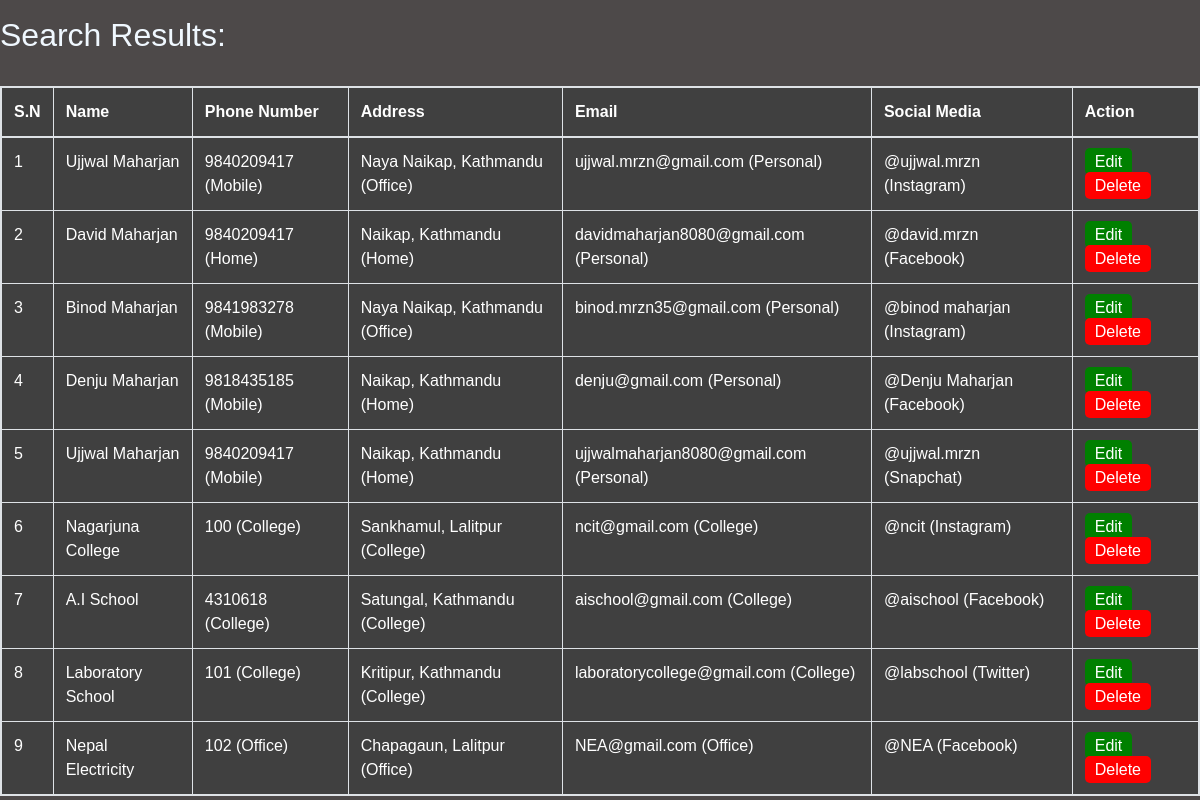
The page /all/ (signed in) on the database as committed earlier.
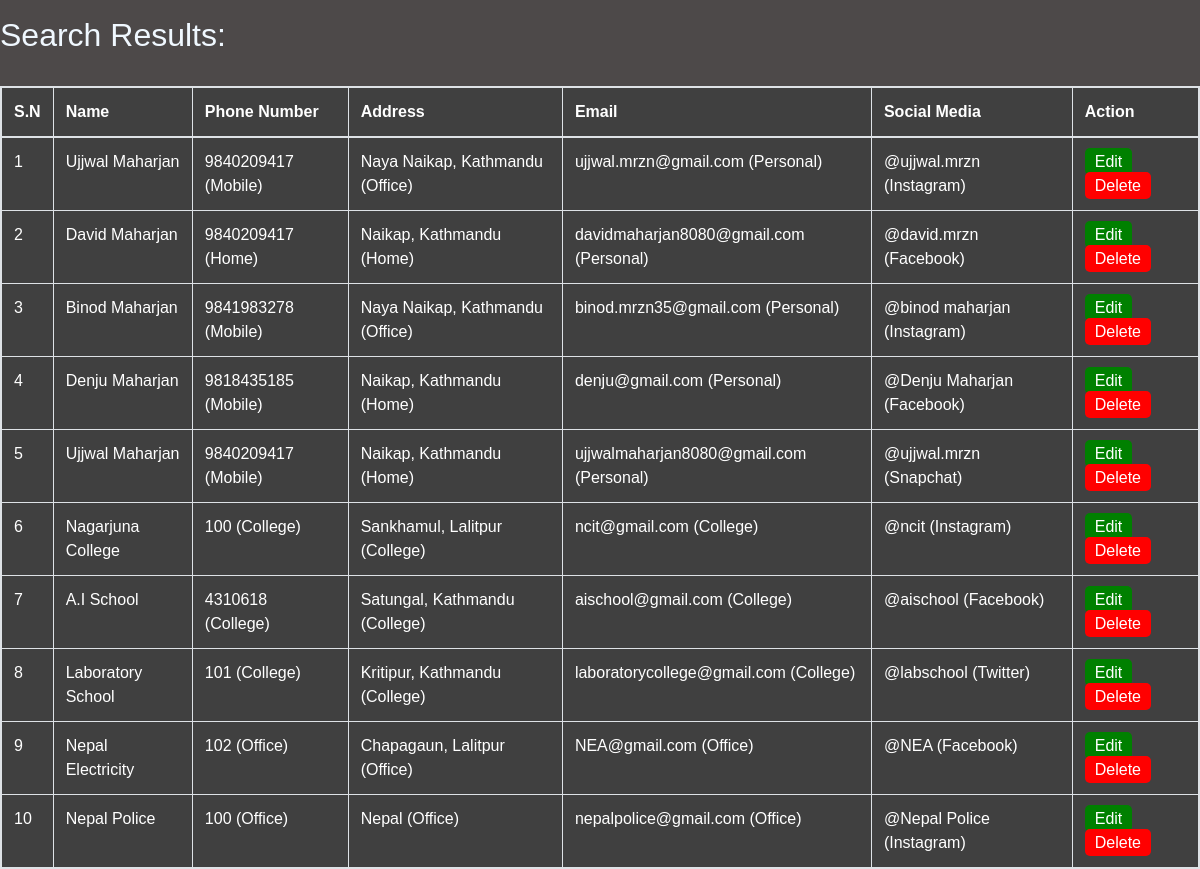
The same page on the database as committed later.
### accounts/models.py (models this page shows, shortened)
class Person(models.Model):
    id = models.AutoField(primary_key=True)
    first_name = models.CharField(max_length=20 , null=True)
    last_name = models.CharField(max_length=15 , null=True)
    phone = models.ForeignKey(Phone, null=True , on_delete= models.SET_NULL)
    address = models.ForeignKey(Address, null=True , on_delete= models.SET_NULL)
    email = models.ForeignKey(Email, null=True , on_delete= models.SET_NULL)
    media = models.ForeignKey(SocialMedia, null=True , on_delete= models.SET_NULL)

class Phone(models.Model):
    TYPE = (
        ('Home' , 'Home'),
        ('Mobile' , 'Mobile'),
        ('Office' , 'Office'),
        ('College' , 'College'),
    )
    Number = models.IntegerField( null=True )
    Number_type = models.CharField(max_length=200 , null=True , choices=TYPE )

class Address(models.Model):
    TYPE = (
        ('Home' , 'Home'),
        ('Office' , 'Office'),
        ('College' , 'College')
    )
    Address = models.CharField(max_length=200 , null=True)
    Address_type= models.CharField(max_length=200 , null=True , choices=TYPE )
    def __str__(self):
        return str(self.Address)

class Email(models.Model):
    TYPE = (
        ('Home' , 'Home'),
        ('Personal' , 'Personal'),
        ('Office' , 'Office'),
        ('College' , 'College')
    )
    email = models.CharField(max_length=200 , null=True)
    email_type = models.CharField(max_length=200 , null=True , choices=TYPE )

class SocialMedia(models.Model):
    APP = (
        ('Facebook' , 'Facebook'),
        ('Instagram' , 'Instagram'),
        ('Twitter' , 'Twitter'),
        ('Linkdin' , 'Linkdlin'),
        ('Snapchat' , 'Snapchat'),
        ('WeChat' , 'WeChat'),
        ('Discord' , 'Discord'),
    )
    User_Name = models.CharField(max_length=200 , null=True)
    Linked_App = models.CharField(max_length=200 , null=True , choices=APP )

### accounts/views.py (the view)
# urls.py: path('all/', views.all),
@login_required(login_url='login')
def all(request):
    per = Person.objects.all()
    return render(request, 'accounts/all.html' , {'per' : per})

### accounts/templates/accounts/all.html (shortened to what this page needs)
{% extends 'accounts/search.html' %}
{% block content %}
<div class="cointainer my-3">
    <h2>Search Results:</h2>
<br>
        <div class="table table-bordered">
            <table>
                    <thead-light>
                    <tr>
                        <th scope="col">S.N</th>
                        <th scope="col">Name</th>
                        <th scope="col">Phone Number</th>
                        <th scope="col">Address</th>
                        <th scope="col">Email</th>
                        <th scope="col">Social Media</th>
                        <th scope="col">Action</th>
                    </tr>
                <tbody>
                    {% for person in per %}
                    <tr>
                        <td>
                            {{ forloop.counter }}
                        </td>
                        <td>
                            {% if person.first_name and person.last_name %}
                                {{ person.first_name }} {{ person.last_name }}
                            {% else %}
                               Not Available
                            {% endif %}
                        </td>
                        <td>
                            {% if person.phone.Number and person.phone.Number_type %}
                                {{ person.phone.Number }} ({{ person.phone.Number_type }})
                            {% else %}
                               Not Available
                            {% endif %}
                        </td>
                        <td>
                            {% if person.address and person.address.Address_type %}
                                {{ person.address }} ({{ person.address.Address_type}})
                            {% else %}
                               Not Available
                            {% endif %}
                        </td>
                        <td>
                            {% if person.email.email and person.email.email_type %}
                                {{ person.email.email }} ({{ person.email.email_type }})
                            {% else %}
                               Not Available
                            {% endif %}
                        </td>
                        <td>
                            {% if person.media.User_Name and person.media.Linked_App %}
                                @{{ person.media.User_Name }} ({{ person.media.Linked_App}})
                            {% else %}
                               Not Available
                            {% endif %}
                        </td>
                        <td><a href="{%url 'edit' person.id %}" style="background-color: green; color:
                        white; text-decoration: none; padding: 5px 10px; border-radius: 5px;">Edit</a>
                        <a href="{%url 'delete' person.id%}" style="background-color: red;
                        color: white; text-decoration: none; padding: 5px 10px; border-radius: 5px;">Delete</a></td>
                    </tr>
                    {% empty %}
                    <tr>
                        <td colspan="7" >No records found.</td>
                    </tr>
                    {% endfor %}
                </tbody>
            </table>
        </div>
    </div>
{% endblock %}

### accounts/templates/accounts/search.html (shortened to what this page needs)
{% load static %}
<!DOCTYPE html>
<html lang="en">
<head>
    <link rel="stylesheet" href="https://cdn.jsdelivr.net/npm/bootstrap@4.4.1/dist/css/bootstrap.min.css">
</head>
<body>
{% block content %}{% endblock %}
</body>
</html>

### accounts/templates/accounts/search.html (style rules this page uses)
* { margin: 0; padding: 0; font-family: sans-serif; box-sizing: border-box; }
body { display: flex; justify-content: center; align-items: middle; height: 100vh; background: rgb(77, 73, 73); }
h2 { color: aliceblue; }
table { color: #ffffff; background-color: #404040; }

Rows that differ between the two databases and show on the page:
added Person: first_name "Nepal", last_name "Police", phone.Number "100", phone.Number_type "Office", address "Nepal", address.Address_type "Office", email.email "nepalpolice@gmail.com", email.email_type "Office", media.User_Name "Nepal Police", media.Linked_App "Instagram"
